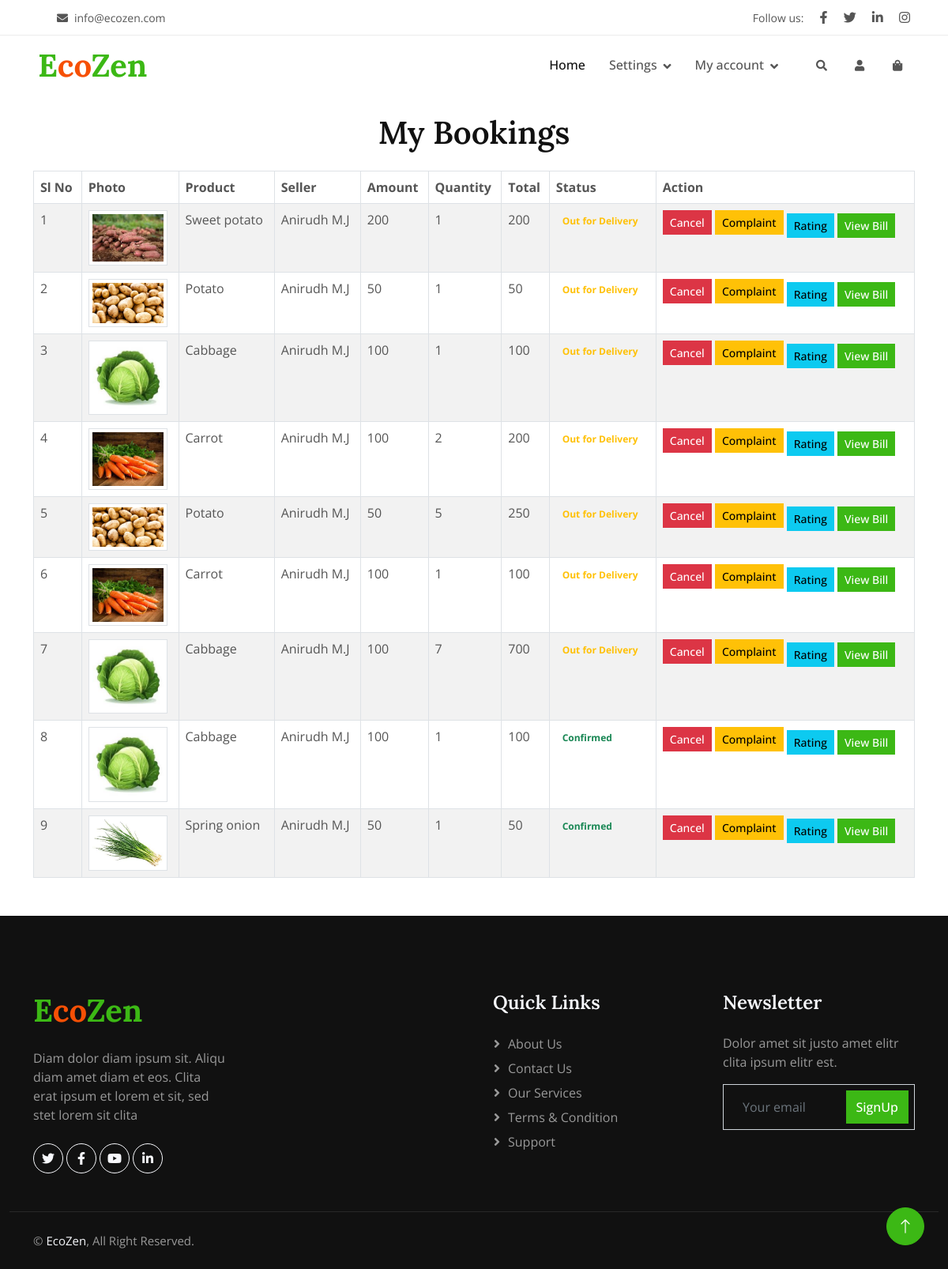
/Project/User/MyBooking.php (signed in), run on the app's committed database.
### tables this page shows
CREATE TABLE `tbl_cart` (
  `cart_id` int(11) NOT NULL,
  `product_id` int(11) NOT NULL,
  `booking_id` int(11) NOT NULL,
  `cart_qty` int(11) NOT NULL DEFAULT 1,
  `cart_status` int(11) NOT NULL DEFAULT 0
);

CREATE TABLE `tbl_product` (
  `product_id` int(11) NOT NULL,
  `product_name` varchar(60) NOT NULL,
  `product_price` int(11) NOT NULL,
  `product_details` varchar(60) NOT NULL,
  `subcategory_id` int(11) NOT NULL,
  `product_image` varchar(100) NOT NULL,
  `seller_id` int(11) NOT NULL
);

CREATE TABLE `tbl_seller` (
  `seller_id` int(11) NOT NULL,
  `seller_name` varchar(60) NOT NULL,
  `seller_contact` varchar(60) NOT NULL,
  `seller_email` varchar(100) NOT NULL,
  `seller_proof` varchar(60) NOT NULL,
  `seller_status` int(11) NOT NULL DEFAULT 0,
  `place_id` int(11) NOT NULL,
  `seller_gender` varchar(60) NOT NULL,
  `seller_image` varchar(60) NOT NULL,
  `seller_password` varchar(60) NOT NULL,
  `seller_address` varchar(1000) NOT NULL
);

### Project/User/MyBooking.php (the view, shortened to what this page needs)
<?php
include("../Assets/Connection/Connection.php");
include("Head.php");
        ?>
<!DOCTYPE html>
<html lang="en">
<head>
</head>
<body>
<div class="container mt-5">
    <h1 class="text-center">My Bookings</h1>
    <form action="" method="POST">
        <table class="table table-bordered table-striped table-hover mt-4">
            <thead class="thead-dark">
                <tr>
                    <th>Sl No</th>
                    <th>Photo</th>
                    <th>Product</th>
                    <th>Seller</th>
                    <th>Amount</th>
                    <th>Quantity</th>
                    <th>Total</th>
                    <th>Status</th>
                    <th>Action</th>
                </tr>
            </thead>
            <tbody>
            <?php
            $userId = $_SESSION['uid'];
            $selQry = "select * from tbl_cart c
                        inner join tbl_product p on c.product_id = p.product_id
                        inner join tbl_booking b on c.booking_id = b.booking_id
                        inner join tbl_seller s on s.seller_id=p.seller_id
                        WHERE booking_status = '2' and user_id = ".$userId;
            $result = $con->query($selQry);
            $i = 0;
            while ($data = $result->fetch_assoc()) {
                $i++;
                $total = $data["cart_qty"] * $data["product_price"];
                ?>
                <tr>
                    <td><?php echo $i; ?></td>
                    <td><img src="../Assets/Files/Seller/<?php echo $data['product_image']; ?>" class="img-thumbnail" width="100" height="100"></td>
                    <td><?php echo $data["product_name"]; ?></td>
                    <td><?php echo $data["seller_name"]; ?></td>
                    <td><?php echo $data["product_price"]; ?></td>
                    <td><?php echo $data["cart_qty"]; ?></td>
                    <td><?php echo $total; ?></td>
                    <td>
                        <?php
                        if ($data['cart_status'] == 1) {
                            echo "<span class='badge text-success'>Confirmed</span>";
                        } else if ($data['cart_status'] == 2) {
                            echo "<span class='badge text-primary'>Item Packed</span>";
                        } else if ($data['cart_status'] == 3) {
                            echo "<span class='badge text-info'>Assigned to Delivery Agent</span>";
                        } else if ($data['cart_status'] == 4) {
                            echo "<span class='badge text-warning'>Out for Delivery</span>";
                        } else if ($data['cart_status'] == 5) {
                            echo "<span class='badge text-primary'>Delivery Completed</span>";
                        }
                        ?>
                    </td>
                    <td>
                        <a href="MyBooking.php?delID=<?php echo $data['cart_id']; ?>" class="btn btn-danger btn-sm mb-2">Cancel</a>
                        <a href="PostComplaint.php?pid=<?php echo $data['product_id']; ?>" class="btn btn-warning btn-sm mb-2">Complaint</a>
                        <a href="Rating.php?pid=<?php echo $data['seller_id']; ?>" class="btn btn-info btn-sm">Rating</a>
                        <a href="Bill.php?cid=<?php echo $data['cart_id']; ?>" class="btn btn-primary btn-sm">View Bill</a>
                    </td>
                </tr>
                <?php
            }
            ?>
            </tbody>
        </table>
    </form>
</div>
</body>
</html>
<?php
include("Foot.php");
?>

### Project/User/Head.php (shortened to what this page needs)
<!DOCTYPE html>
<html lang="en">
<head>
    <link href="https://cdnjs.cloudflare.com/ajax/libs/font-awesome/5.10.0/css/all.min.css" rel="stylesheet">
    <link href="https://cdn.jsdelivr.net/npm/bootstrap-icons@1.4.1/font/bootstrap-icons.css" rel="stylesheet">
    <link href="../Assets/Templates/Main/lib/animate/animate.min.css" rel="stylesheet">
    <link href="../Assets/Templates/Main/lib/owlcarousel/assets/owl.carousel.min.css" rel="stylesheet">
    <link href="../Assets/Templates/Main/css/bootstrap.min.css" rel="stylesheet">
    <link href="../Assets/Templates/Main/css/style.css" rel="stylesheet">
</head>
<body>
    <div class="container-fluid fixed-top px-0 wow fadeIn" data-wow-delay="0.1s">
        <div class="top-bar row gx-0 align-items-center d-none d-lg-flex">
            <div class="col-lg-6 px-5 text-start">
                <small class="ms-4"><i class="fa fa-envelope me-2"></i>info@ecozen.com</small>
            </div>
            <div class="col-lg-6 px-5 text-end">
                <small>Follow us:</small>
                <a class="text-body ms-3" href="https://www.facebook.com/"><i class="fab fa-facebook-f"></i></a>
                <a class="text-body ms-3" href="https://x.com/"><i class="fab fa-twitter"></i></a>
                <a class="text-body ms-3" href="https://linkedin.com/"><i class="fab fa-linkedin-in"></i></a>
                <a class="text-body ms-3" href="https://www.instagram.com/"><i class="fab fa-instagram"></i></a>
            </div>
        </div>
        <nav class="navbar navbar-expand-lg navbar-light py-lg-0 px-lg-5 wow fadeIn" data-wow-delay="0.1s">
            <a href="index.html" class="navbar-brand ms-4 ms-lg-0">
                <h1 class="fw-bold text-primary m-0">E<span class="text-secondary">co</span>Zen</h1>
            </a>
            <div class="collapse navbar-collapse" id="navbarCollapse">
                <div class="navbar-nav ms-auto p-4 p-lg-0">
                    <a href="Homepage.php" class="nav-item nav-link active">Home</a>
                    <div class="nav-item dropdown">
                        <a href="#" class="nav-link dropdown-toggle" data-bs-toggle="dropdown">Settings</a>
                    </div>
                    <div class="nav-item dropdown">
                        <a href="#" class="nav-link dropdown-toggle" data-bs-toggle="dropdown">My account</a>
                    </div>
                </div>
                <div class="d-none d-lg-flex ms-2">
                    <a class="btn-sm-square bg-white rounded-circle ms-3" href="Search.php">
                        <small class="fa fa-search text-body"></small>
                    </a>
                    <a class="btn-sm-square bg-white rounded-circle ms-3" href="MyProfile.php">
                        <small class="fa fa-user text-body"></small>
                    </a>
                    <a class="btn-sm-square bg-white rounded-circle ms-3" href="MyCart.php">
                        <small class="fa fa-shopping-bag text-body"></small>
                    </a>
                </div>
            </div>
        </nav>
    </div>
     <br>
     <br>
     <br>
     <br>

### Project/User/Foot.php (shortened to what this page needs)
 <div class="container-fluid bg-dark footer mt-5 pt-5 wow fadeIn" data-wow-delay="0.1s">
        <div class="container py-5">
            <div class="row g-5">
                <div class="col-lg-3 col-md-6">
                    <h1 class="fw-bold text-primary mb-4">E<span class="text-secondary">co</span>Zen</h1>
                    <p>Diam dolor diam ipsum sit. Aliqu diam amet diam et eos. Clita erat ipsum et lorem et sit, sed stet lorem sit clita</p>
                    <div class="d-flex pt-2">
                        <a class="btn btn-square btn-outline-light rounded-circle me-1" href=""><i class="fab fa-twitter"></i></a>
                        <a class="btn btn-square btn-outline-light rounded-circle me-1" href=""><i class="fab fa-facebook-f"></i></a>
                        <a class="btn btn-square btn-outline-light rounded-circle me-1" href=""><i class="fab fa-youtube"></i></a>
                        <a class="btn btn-square btn-outline-light rounded-circle me-0" href=""><i class="fab fa-linkedin-in"></i></a>
                    </div>
                </div>
                <div class="col-lg-3 col-md-6">
                </div>
                <div class="col-lg-3 col-md-6">
                    <h4 class="text-light mb-4">Quick Links</h4>
                    <a class="btn btn-link" href="">About Us</a>
                    <a class="btn btn-link" href="">Contact Us</a>
                    <a class="btn btn-link" href="">Our Services</a>
                    <a class="btn btn-link" href="">Terms & Condition</a>
                    <a class="btn btn-link" href="">Support</a>
                </div>
                <div class="col-lg-3 col-md-6">
                    <h4 class="text-light mb-4">Newsletter</h4>
                    <p>Dolor amet sit justo amet elitr clita ipsum elitr est.</p>
                    <div class="position-relative mx-auto" style="max-width: 400px;">
                        <input class="form-control bg-transparent w-100 py-3 ps-4 pe-5" type="text" placeholder="Your email">
                        <button type="button" class="btn btn-primary py-2 position-absolute top-0 end-0 mt-2 me-2">SignUp</button>
                    </div>
                </div>
            </div>
        </div>
        <div class="container-fluid copyright">
            <div class="container">
                <div class="row">
                    <div class="col-md-6 text-center text-md-start mb-3 mb-md-0">
                        &copy; <a href="#">EcoZen</a>, All Right Reserved.
                    </div>
                    <div class="col-md-6 text-center text-md-end">
                    </div>
                </div>
            </div>
        </div>
    </div>
    <a href="#" class="btn btn-lg btn-primary btn-lg-square rounded-circle back-to-top"><i class="bi bi-arrow-up"></i></a>
</body>
</html>

### Project/Assets/Templates/Main/css/style.css (style rules this page uses)
:root { --primary: #3CB815; --secondary: #F65005; --light: #F7F8FC; --dark: #111111; }
.back-to-top { position: fixed; display: none; right: 30px; bottom: 30px; z-index: 99; }
.btn { font-weight: 500; transition: .5s; }
.btn.btn-primary, .btn.btn-secondary, .btn.btn-outline-primary:hover, .btn.btn-outline-secondary:hover { color: #FFFFFF; }
.btn-square { width: 38px; height: 38px; }
.btn-sm-square { width: 32px; height: 32px; }
.btn-lg-square { width: 48px; height: 48px; }
.btn-square, .btn-sm-square, .btn-lg-square { padding: 0; display: flex; align-items: center; justify-content: center; font-weight: normal; }
.fixed-top { transition: .5s; }
.top-bar { height: 45px; border-bottom: 1px solid rgba(0, 0, 0, .07); }
.navbar .dropdown-toggle::after { border: none; content: "\f107"; font-family: "Font Awesome 5 Free"; font-weight: 900; vertical-align: middle; margin-left: 8px; }
.navbar .navbar-nav .nav-link { padding: 25px 15px; color: #555555; font-weight: 500; outline: none; }
.navbar .navbar-nav .nav-link:hover, .navbar .navbar-nav .nav-link.active { color: var(--dark); }
.footer { color: #999999; }
.footer .btn.btn-link { display: block; margin-bottom: 5px; padding: 0; text-align: left; color: #999999; font-weight: normal; text-transform: capitalize; transition: .3s; }
.footer .btn.btn-link::before { position: relative; content: "\f105"; font-family: "Font Awesome 5 Free"; font-weight: 900; color: #999999; margin-right: 10px; }
.footer .copyright { padding: 25px 0; font-size: 15px; border-top: 1px solid rgba(256, 256, 256, .1); }
.footer .copyright a { color: var(--light); }

### data on the page
tbl_cart: product.product_image (picture), product.product_name "Sweet potato", tbl_seller.seller_name "Anirudh M.J", product.product_price "200", cart_qty "1", cart_status "Out for Delivery"
tbl_cart: product.product_image (picture), product.product_name "Potato", tbl_seller.seller_name "Anirudh M.J", product.product_price "50", cart_qty "1", cart_status "Out for Delivery"
tbl_cart: product.product_image (picture), product.product_name "Cabbage", tbl_seller.seller_name "Anirudh M.J", product.product_price "100", cart_qty "1", cart_status "Out for Delivery"
tbl_cart: product.product_image (picture), product.product_name "Carrot", tbl_seller.seller_name "Anirudh M.J", product.product_price "100", cart_qty "2", cart_qty.product_price "200", cart_status "Out for Delivery"
tbl_cart: product.product_image (picture), product.product_name "Potato", tbl_seller.seller_name "Anirudh M.J", product.product_price "50", cart_qty "5", cart_qty.product_price "250", cart_status "Out for Delivery"
tbl_cart: product.product_image (picture), product.product_name "Carrot", tbl_seller.seller_name "Anirudh M.J", product.product_price "100", cart_qty "1", cart_status "Out for Delivery"
tbl_cart: product.product_image (picture), product.product_name "Cabbage", tbl_seller.seller_name "Anirudh M.J", product.product_price "100", cart_qty "7", cart_qty.product_price "700", cart_status "Out for Delivery"
tbl_cart: product.product_image (picture), product.product_name "Cabbage", tbl_seller.seller_name "Anirudh M.J", product.product_price "100", cart_qty "1", cart_status "Confirmed"
tbl_cart: product.product_image (picture), product.product_name "Spring onion", tbl_seller.seller_name "Anirudh M.J", product.product_price "50", cart_qty "1", cart_status "Confirmed"
